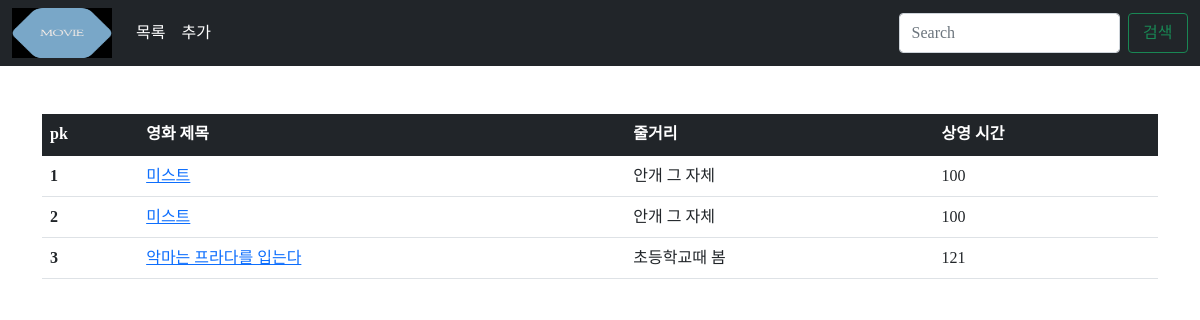
Page /board/ on the earlier database version.
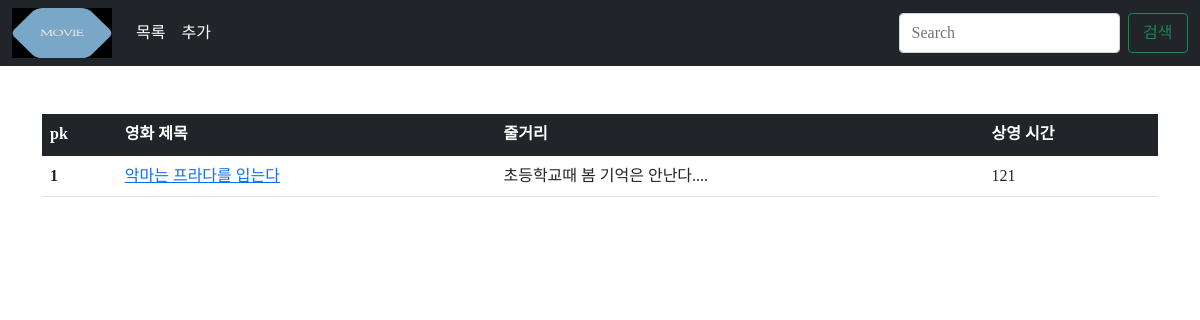
Same page on the later database version.
### movies/models.py (models this page shows)
class Movie_Info(models.Model):
    title = models.CharField(max_length=25)
    summary = models.TextField()
    running_time = models.IntegerField()

### movies/views.py (the view)
# urls.py: path('board/', views.board, name='board'),
def board(request):
    movies = Movie_Info.objects.all().order_by('-pk')
    movies_len = []
    c = 1
    for i in movies:
        movies_len.append({'pk': i.pk, 'title': i.title , 'summary':i.summary, 'running_time':i.running_time, 'num': c})
        c+= 1
    context = {
        'movies' : movies_len,
    }
    return render(request, 'movie_info/board.html', context)

### movies/templates/movie_info/board.html
{% extends 'base.html' %}
{% block content %}
  <div class="container mt-5">
    <table class="table">
      <thead class='table-dark'>
        <tr>
          <th scope="col">pk</th>
          <th scope="col">영화 제목</th>
          <th scope="col">줄거리</th>
          <th scope="col">상영 시간</th>
        </tr>
      </thead>
      <tbody>
        {% for movie in movies %}
          <tr>
            <th scope="row">{{ movie.num }}</th>
            <td>
              <a href="{% url 'movie_info:details' movie.pk %}" method="GET">{{ movie.title }}</a>
            </td>
            <td>{{ movie.summary }}</td>
            <td>{{ movie.running_time }}</td>
          </tr>
        {% endfor %}
      </tbody>
    </table>
  </div>
{% endblock %}

### templates/base.html (shortened to what this page needs)
<!DOCTYPE html>
<html lang="en">
  <head>
    {% load static %}
    <link rel="stylesheet" type="text/css" href="{% static 'bootstrap.min.css' %}">
    <link rel="stylesheet" type="text/css" href="{% static 'CSS/style.css' %}">
  </head>
  <body>
    <nav class="navbar navbar-expand-lg bg-dark">
      <div class="container-fluid">
        <a href="{% url 'movie_info:main' %}"><img src="{% static 'images/Movie.png' %}" style="height: 50px; width: 100px;" alt=""></a>
        <div class="collapse navbar-collapse ms-3" id="navbarSupportedContent">
          <ul class="navbar-nav me-auto mb-2 mb-lg-0">
            <li class="nav-item">
              <a class="nav-link active" aria-current="page" style="text-decoration:none; color: white;" href="{% url 'movie_info:board' %}">목록</a>
            </li>
            <li class="nav-item">
              <a class="nav-link" style="text-decoration:none; color: white;" href="{% url 'movie_info:create' %}">추가</a>
            </li>
          </div>
          <form class="d-flex" style="height: 40px" role="search">
            <input class="form-control me-2" type="search" placeholder="Search" aria-label="Search">
            <button class="btn btn-outline-success w-25" type="submit">검색</button>
          </form>
        </div>
      </nav>
      {% block content %}{% endblock %}
    </body>
  </html>

### static/CSS/style.css (style rules this page uses)
body { font-family: 'Bungee Spice', cursive; }

Differences in the rows shown:
removed Movie_Info: title "미스트", summary "안개 그 자체"
removed Movie_Info: title "미스트", summary "안개 그 자체"
Other differences:
new list line: "1 121"
new list line: "악마는 프라다를 입는다 초등학교때 봄 기억은 안난다...."
list line gone: "1 100"
list line gone: "2 100"
list line gone: "3 121"
list line gone: "악마는 프라다를 입는다 초등학교때 봄"
